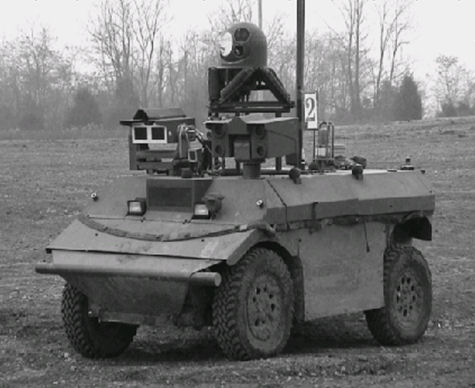
%> input picture Tutorials/2. Sampling, Quantization, Resolution/tanker.jpg, 475 x 388 px
$ octave quantization.m   (GNU Octave 9; MATLAB toolbox functions it lacks are replaced by stand-ins)
%> lines starting %> are read from the running program, lines starting %| are printed output that depends on the picture; in (x1, y1, x2, y2) boxes, pixels count from 0 and x2, y2 are one past the last pixel; in counts of white or black regions, pixels touching at a corner belong together; the program's own positions count from 1
I = imread('tanker.jpg');
%> I is the input picture: size 388x475x3 uint8; mean R, G, B 118.1, 118.3, 118.1
I = rgb2gray(I);
%> I: size 388x475 uint8

I1 = bitand(I, 128);
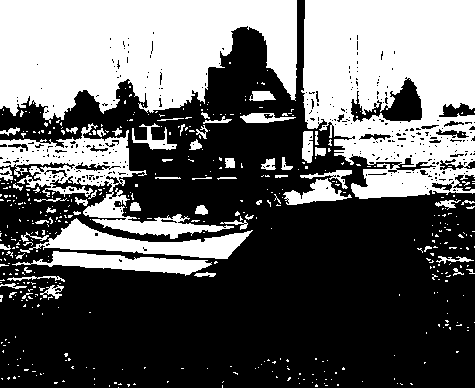
%> I1: size 388x475 uint8; values 0 (black) and 128 (white), 39.2% white; 476 white regions (416 under 20 px), largest, box (x1, y1, x2, y2) and area: (301, 0, 475, 199) 26546, (0, 0, 297, 124) 26520, (0, 123, 234, 239) 6844
I2 = bitand(I, 128+64);
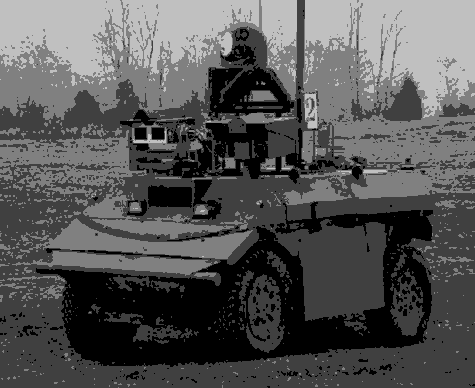
%> I2: size 388x475 uint8; min 0, max 192, mean 85.5
I3 = bitand(I, 128+64+32);
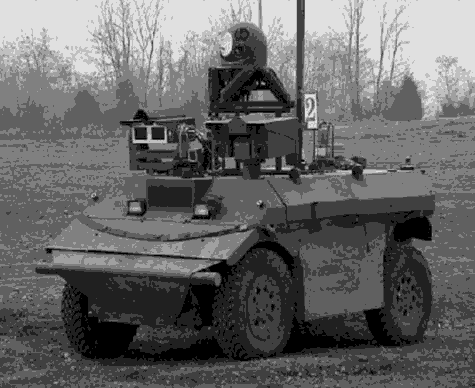
%> I3: size 388x475 uint8; min 0, max 224, mean 102.7
I4 = bitand(I, 128+64+32+16);
I5 = bitand(I, 128+64+32+16+8);

subplot(2, 3, 1)
imshow(I, []), title('Original Image')

subplot(2, 3, 2)
imshow(I1, []), title('1 bit image')

subplot(2, 3, 3)
imshow(I2, []), title('2 bit Image')

subplot(2, 3, 4)
imshow(I3, []), title('3 bit Image')

subplot(2, 3, 5)
imshow(I4, []), title('4 bit Image')

subplot(2, 3, 6)
imshow(I5, []), title('5 bit Image')
